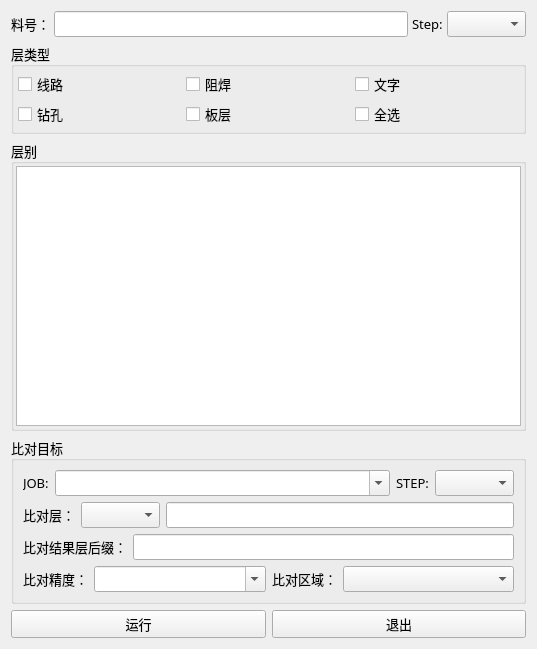
<?xml version="1.0" encoding="UTF-8"?>
<ui version="4.0">
 <class>Form</class>
 <widget class="QWidget" name="Form">
  <property name="geometry">
   <rect>
    <x>0</x>
    <y>0</y>
    <width>537</width>
    <height>649</height>
   </rect>
  </property>
  <property name="font">
   <font>
    <family>微软雅黑</family>
    <pointsize>9</pointsize>
   </font>
  </property>
  <property name="windowTitle">
   <string>原稿比对</string>
  </property>
  <layout class="QVBoxLayout" name="verticalLayout_3">
   <item>
    <layout class="QGridLayout" name="gridLayout_2">
     <property name="horizontalSpacing">
      <number>4</number>
     </property>
     <item row="0" column="4">
      <widget class="QComboBox" name="comboBox_steps">
       <property name="font">
        <font>
         <family>微软雅黑</family>
         <pointsize>10</pointsize>
        </font>
       </property>
      </widget>
     </item>
     <item row="0" column="1">
      <widget class="QLineEdit" name="lineEdit_jobname">
       <property name="font">
        <font>
         <family>微软雅黑</family>
         <pointsize>10</pointsize>
        </font>
       </property>
       <property name="readOnly">
        <bool>true</bool>
       </property>
      </widget>
     </item>
     <item row="0" column="2" colspan="2">
      <widget class="QLabel" name="label_4">
       <property name="font">
        <font>
         <family>微软雅黑</family>
         <pointsize>10</pointsize>
        </font>
       </property>
       <property name="text">
        <string>Step:</string>
       </property>
       <property name="alignment">
        <set>Qt::AlignLeading|Qt::AlignLeft|Qt::AlignVCenter</set>
       </property>
      </widget>
     </item>
     <item row="0" column="0">
      <widget class="QLabel" name="label_2">
       <property name="font">
        <font>
         <family>微软雅黑</family>
         <pointsize>10</pointsize>
        </font>
       </property>
       <property name="text">
        <string>料号：</string>
       </property>
      </widget>
     </item>
    </layout>
   </item>
   <item>
    <widget class="QGroupBox" name="groupBox_2">
     <property name="font">
      <font>
       <family>微软雅黑</family>
       <pointsize>10</pointsize>
      </font>
     </property>
     <property name="title">
      <string>层类型</string>
     </property>
     <layout class="QGridLayout" name="gridLayout">
      <property name="leftMargin">
       <number>4</number>
      </property>
      <property name="topMargin">
       <number>4</number>
      </property>
      <property name="rightMargin">
       <number>4</number>
      </property>
      <property name="bottomMargin">
       <number>4</number>
      </property>
      <property name="spacing">
       <number>4</number>
      </property>
      <item row="0" column="0">
       <widget class="QCheckBox" name="checkBox_signal">
        <property name="font">
         <font>
          <family>微软雅黑</family>
          <pointsize>10</pointsize>
         </font>
        </property>
        <property name="cursor">
         <cursorShape>PointingHandCursor</cursorShape>
        </property>
        <property name="text">
         <string>线路</string>
        </property>
       </widget>
      </item>
      <item row="0" column="1">
       <widget class="QCheckBox" name="checkBox_soldmask">
        <property name="font">
         <font>
          <family>微软雅黑</family>
          <pointsize>10</pointsize>
         </font>
        </property>
        <property name="cursor">
         <cursorShape>PointingHandCursor</cursorShape>
        </property>
        <property name="text">
         <string>阻焊</string>
        </property>
       </widget>
      </item>
      <item row="0" column="2">
       <widget class="QCheckBox" name="checkBox_silkscreen">
        <property name="font">
         <font>
          <family>微软雅黑</family>
          <pointsize>10</pointsize>
         </font>
        </property>
        <property name="cursor">
         <cursorShape>PointingHandCursor</cursorShape>
        </property>
        <property name="text">
         <string>文字</string>
        </property>
       </widget>
      </item>
      <item row="1" column="0">
       <widget class="QCheckBox" name="checkBox_drill">
        <property name="font">
         <font>
          <family>微软雅黑</family>
          <pointsize>10</pointsize>
         </font>
        </property>
        <property name="cursor">
         <cursorShape>PointingHandCursor</cursorShape>
        </property>
        <property name="text">
         <string>钻孔</string>
        </property>
       </widget>
      </item>
      <item row="1" column="2">
       <widget class="QCheckBox" name="checkBox_select_all">
        <property name="font">
         <font>
          <family>微软雅黑</family>
          <pointsize>10</pointsize>
         </font>
        </property>
        <property name="cursor">
         <cursorShape>PointingHandCursor</cursorShape>
        </property>
        <property name="text">
         <string>全选</string>
        </property>
       </widget>
      </item>
      <item row="1" column="1">
       <widget class="QCheckBox" name="checkBox_board">
        <property name="font">
         <font>
          <family>微软雅黑</family>
          <pointsize>10</pointsize>
         </font>
        </property>
        <property name="cursor">
         <cursorShape>PointingHandCursor</cursorShape>
        </property>
        <property name="text">
         <string>板层</string>
        </property>
       </widget>
      </item>
     </layout>
    </widget>
   </item>
   <item>
    <widget class="QGroupBox" name="groupBox_3">
     <property name="font">
      <font>
       <family>微软雅黑</family>
       <pointsize>10</pointsize>
      </font>
     </property>
     <property name="title">
      <string>层别</string>
     </property>
     <layout class="QVBoxLayout" name="verticalLayout">
      <property name="spacing">
       <number>0</number>
      </property>
      <property name="leftMargin">
       <number>2</number>
      </property>
      <property name="topMargin">
       <number>2</number>
      </property>
      <property name="rightMargin">
       <number>2</number>
      </property>
      <property name="bottomMargin">
       <number>2</number>
      </property>
      <item>
       <widget class="QTableWidget" name="tableWidget">
        <property name="font">
         <font>
          <family>微软雅黑</family>
          <pointsize>10</pointsize>
         </font>
        </property>
       </widget>
      </item>
     </layout>
    </widget>
   </item>
   <item>
    <widget class="QGroupBox" name="groupBox">
     <property name="font">
      <font>
       <family>微软雅黑</family>
       <pointsize>10</pointsize>
      </font>
     </property>
     <property name="title">
      <string>比对目标</string>
     </property>
     <layout class="QVBoxLayout" name="verticalLayout_2">
      <item>
       <layout class="QHBoxLayout" name="horizontalLayout_2" stretch="0,1,0,0">
        <item>
         <widget class="QLabel" name="label">
          <property name="text">
           <string>JOB:</string>
          </property>
         </widget>
        </item>
        <item>
         <widget class="QComboBox" name="comboBox_target_job">
          <property name="editable">
           <bool>true</bool>
          </property>
         </widget>
        </item>
        <item>
         <widget class="QLabel" name="label_5">
          <property name="text">
           <string>STEP:</string>
          </property>
         </widget>
        </item>
        <item>
         <widget class="QComboBox" name="comboBox_target_steps">
          <property name="editable">
           <bool>false</bool>
          </property>
         </widget>
        </item>
       </layout>
      </item>
      <item>
       <layout class="QHBoxLayout" name="horizontalLayout_3">
        <item>
         <widget class="QLabel" name="label_6">
          <property name="text">
           <string>比对层：</string>
          </property>
         </widget>
        </item>
        <item>
         <widget class="QComboBox" name="comboBox_layer_extra"/>
        </item>
        <item>
         <widget class="QLineEdit" name="lineEdit"/>
        </item>
       </layout>
      </item>
      <item>
       <layout class="QHBoxLayout" name="horizontalLayout">
        <item>
         <widget class="QLabel" name="label_7">
          <property name="text">
           <string>比对结果层后缀：</string>
          </property>
         </widget>
        </item>
        <item>
         <widget class="QLineEdit" name="lineEdit_layer_extra"/>
        </item>
       </layout>
      </item>
      <item>
       <layout class="QHBoxLayout" name="horizontalLayout_7">
        <item>
         <layout class="QHBoxLayout" name="horizontalLayout_4" stretch="0,1">
          <item>
           <widget class="QLabel" name="label_3">
            <property name="text">
             <string>比对精度：</string>
            </property>
           </widget>
          </item>
          <item>
           <widget class="QComboBox" name="comboBox_tolerance">
            <property name="editable">
             <bool>true</bool>
            </property>
           </widget>
          </item>
         </layout>
        </item>
        <item>
         <layout class="QHBoxLayout" name="horizontalLayout_5" stretch="0,1">
          <item>
           <widget class="QLabel" name="label_8">
            <property name="text">
             <string>比对区域：</string>
            </property>
           </widget>
          </item>
          <item>
           <widget class="QComboBox" name="comboBox_area"/>
          </item>
         </layout>
        </item>
       </layout>
      </item>
     </layout>
    </widget>
   </item>
   <item>
    <layout class="QHBoxLayout" name="horizontalLayout_6" stretch="1,1">
     <item>
      <widget class="QPushButton" name="pushButton_run">
       <property name="minimumSize">
        <size>
         <width>0</width>
         <height>26</height>
        </size>
       </property>
       <property name="font">
        <font>
         <family>微软雅黑</family>
         <pointsize>10</pointsize>
        </font>
       </property>
       <property name="cursor">
        <cursorShape>PointingHandCursor</cursorShape>
       </property>
       <property name="text">
        <string>运行</string>
       </property>
      </widget>
     </item>
     <item>
      <widget class="QPushButton" name="pushButton_exit">
       <property name="minimumSize">
        <size>
         <width>0</width>
         <height>26</height>
        </size>
       </property>
       <property name="font">
        <font>
         <family>微软雅黑</family>
         <pointsize>10</pointsize>
        </font>
       </property>
       <property name="cursor">
        <cursorShape>PointingHandCursor</cursorShape>
       </property>
       <property name="text">
        <string>退出</string>
       </property>
      </widget>
     </item>
    </layout>
   </item>
  </layout>
 </widget>
 <resources/>
 <connections/>
</ui>
